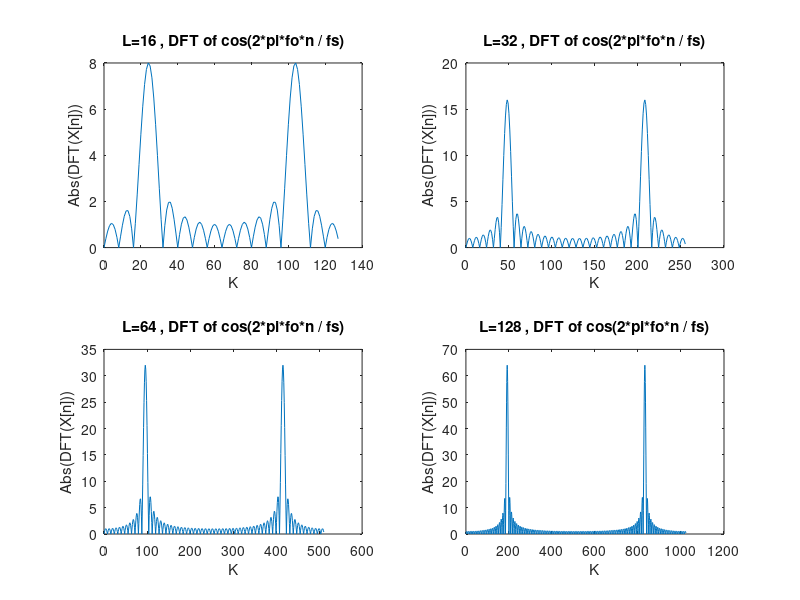

The MATLAB source for this figure:
fo = 12;
fs = 64;

m = 8;

L = 16;
arr = 0:L-1;
x = cos(2*pi*fo*arr / fs);
N = m*L;
Y = abs(fft(x , N));
w = 0:N-1;
subplot(2,2,1);
plot(w , Y);
xlabel('K');
ylabel('Abs(DFT(X[n]))');
title('L=16 , DFT of cos(2*pi*fo*n / fs)');

L = 32;
arr = 0:L-1;
x = cos(2*pi*fo*arr / fs);
N = m*L;
Y = abs(fft(x , N));
w = 0:N-1;
subplot(2,2,2);
plot(w , Y);
xlabel('K');
ylabel('Abs(DFT(X[n]))');
title('L=32 , DFT of cos(2*pi*fo*n / fs)');

L = 64;
arr = 0:L-1;
x = cos(2*pi*fo*arr / fs);
N = m*L;
Y = abs(fft(x , N));
w = 0:N-1;
subplot(2,2,3);
plot(w , Y);
xlabel('K');
ylabel('Abs(DFT(X[n]))');
title('L=64 , DFT of cos(2*pi*fo*n / fs)');

L = 128;
arr = 0:L-1;
x = cos(2*pi*fo*arr / fs);
N = m*L;
Y = abs(fft(x , N));
w = 0:N-1;
subplot(2,2,4);
plot(w , Y);
xlabel('K');
ylabel('Abs(DFT(X[n]))');
title('L=128 , DFT of cos(2*pi*fo*n / fs)');